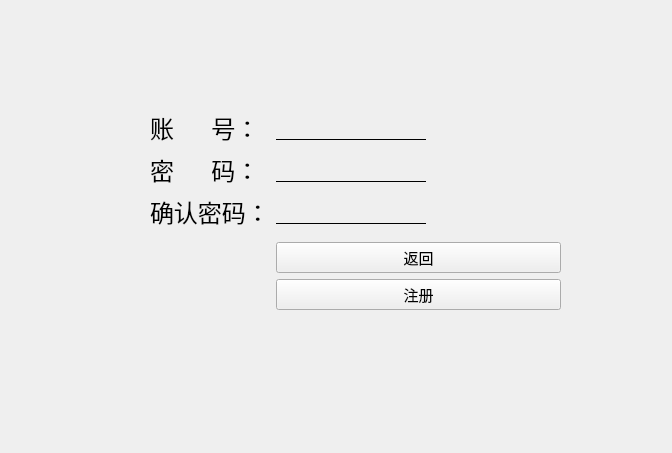
<?xml version="1.0" encoding="UTF-8"?>
<ui version="4.0">
 <class>Form</class>
 <widget class="QWidget" name="Form">
  <property name="geometry">
   <rect>
    <x>0</x>
    <y>0</y>
    <width>672</width>
    <height>453</height>
   </rect>
  </property>
  <property name="windowTitle">
   <string>Form</string>
  </property>
  <widget class="QWidget" name="layoutWidget">
   <property name="geometry">
    <rect>
     <x>150</x>
     <y>110</y>
     <width>411</width>
     <height>211</height>
    </rect>
   </property>
   <property name="font">
    <font>
     <pointsize>11</pointsize>
     <weight>50</weight>
     <bold>false</bold>
    </font>
   </property>
   <layout class="QFormLayout" name="formLayout">
    <item row="0" column="0">
     <widget class="QLabel" name="label">
      <property name="font">
       <font>
        <family>Wawati SC</family>
        <pointsize>18</pointsize>
        <weight>50</weight>
        <italic>false</italic>
        <bold>false</bold>
       </font>
      </property>
      <property name="styleSheet">
       <string notr="true">font: 18pt &quot;Wawati SC&quot;;</string>
      </property>
      <property name="text">
       <string>账      号：</string>
      </property>
     </widget>
    </item>
    <item row="0" column="1">
     <widget class="QLineEdit" name="account_le">
      <property name="sizePolicy">
       <sizepolicy hsizetype="Minimum" vsizetype="Fixed">
        <horstretch>0</horstretch>
        <verstretch>0</verstretch>
       </sizepolicy>
      </property>
      <property name="minimumSize">
       <size>
        <width>150</width>
        <height>30</height>
       </size>
      </property>
      <property name="maximumSize">
       <size>
        <width>150</width>
        <height>16777215</height>
       </size>
      </property>
      <property name="font">
       <font>
        <pointsize>11</pointsize>
        <weight>50</weight>
        <bold>false</bold>
       </font>
      </property>
      <property name="styleSheet">
       <string notr="true">background-color: transparent;
border:none;
border-bottom:1px solid;</string>
      </property>
      <property name="frame">
       <bool>true</bool>
      </property>
      <property name="clearButtonEnabled">
       <bool>true</bool>
      </property>
     </widget>
    </item>
    <item row="1" column="0">
     <widget class="QLabel" name="label_2">
      <property name="font">
       <font>
        <family>Wawati SC</family>
        <pointsize>18</pointsize>
        <weight>50</weight>
        <italic>false</italic>
        <bold>false</bold>
       </font>
      </property>
      <property name="styleSheet">
       <string notr="true">font: 18pt &quot;Wawati SC&quot;;</string>
      </property>
      <property name="text">
       <string>密      码：</string>
      </property>
     </widget>
    </item>
    <item row="1" column="1">
     <widget class="QLineEdit" name="password_le">
      <property name="sizePolicy">
       <sizepolicy hsizetype="Minimum" vsizetype="Fixed">
        <horstretch>0</horstretch>
        <verstretch>0</verstretch>
       </sizepolicy>
      </property>
      <property name="minimumSize">
       <size>
        <width>150</width>
        <height>30</height>
       </size>
      </property>
      <property name="maximumSize">
       <size>
        <width>150</width>
        <height>16777215</height>
       </size>
      </property>
      <property name="font">
       <font>
        <pointsize>11</pointsize>
        <weight>50</weight>
        <bold>false</bold>
       </font>
      </property>
      <property name="styleSheet">
       <string notr="true">background-color: transparent;

border:none;
border-bottom:1px solid ;</string>
      </property>
      <property name="frame">
       <bool>true</bool>
      </property>
      <property name="echoMode">
       <enum>QLineEdit::Password</enum>
      </property>
      <property name="clearButtonEnabled">
       <bool>true</bool>
      </property>
     </widget>
    </item>
    <item row="2" column="0">
     <widget class="QLabel" name="label_3">
      <property name="font">
       <font>
        <family>Wawati SC</family>
        <pointsize>18</pointsize>
        <weight>50</weight>
        <italic>false</italic>
        <bold>false</bold>
       </font>
      </property>
      <property name="styleSheet">
       <string notr="true">font: 18pt &quot;Wawati SC&quot;;</string>
      </property>
      <property name="text">
       <string>确认密码：</string>
      </property>
     </widget>
    </item>
    <item row="2" column="1">
     <widget class="QLineEdit" name="confirm_pwd_le">
      <property name="sizePolicy">
       <sizepolicy hsizetype="Minimum" vsizetype="Fixed">
        <horstretch>0</horstretch>
        <verstretch>0</verstretch>
       </sizepolicy>
      </property>
      <property name="minimumSize">
       <size>
        <width>150</width>
        <height>30</height>
       </size>
      </property>
      <property name="maximumSize">
       <size>
        <width>150</width>
        <height>16777215</height>
       </size>
      </property>
      <property name="font">
       <font>
        <pointsize>11</pointsize>
        <weight>50</weight>
        <bold>false</bold>
       </font>
      </property>
      <property name="styleSheet">
       <string notr="true">background-color: transparent;
border:none;
border-bottom:1px solid;</string>
      </property>
      <property name="frame">
       <bool>true</bool>
      </property>
      <property name="echoMode">
       <enum>QLineEdit::Password</enum>
      </property>
      <property name="clearButtonEnabled">
       <bool>true</bool>
      </property>
     </widget>
    </item>
    <item row="4" column="0">
     <layout class="QVBoxLayout" name="verticalLayout"/>
    </item>
    <item row="3" column="0">
     <layout class="QVBoxLayout" name="verticalLayout_2"/>
    </item>
    <item row="5" column="1">
     <widget class="QPushButton" name="pushButton">
      <property name="text">
       <string>注册</string>
      </property>
     </widget>
    </item>
    <item row="4" column="1">
     <widget class="QPushButton" name="returnButton">
      <property name="text">
       <string>返回</string>
      </property>
     </widget>
    </item>
   </layout>
  </widget>
 </widget>
 <resources/>
 <connections/>
</ui>
